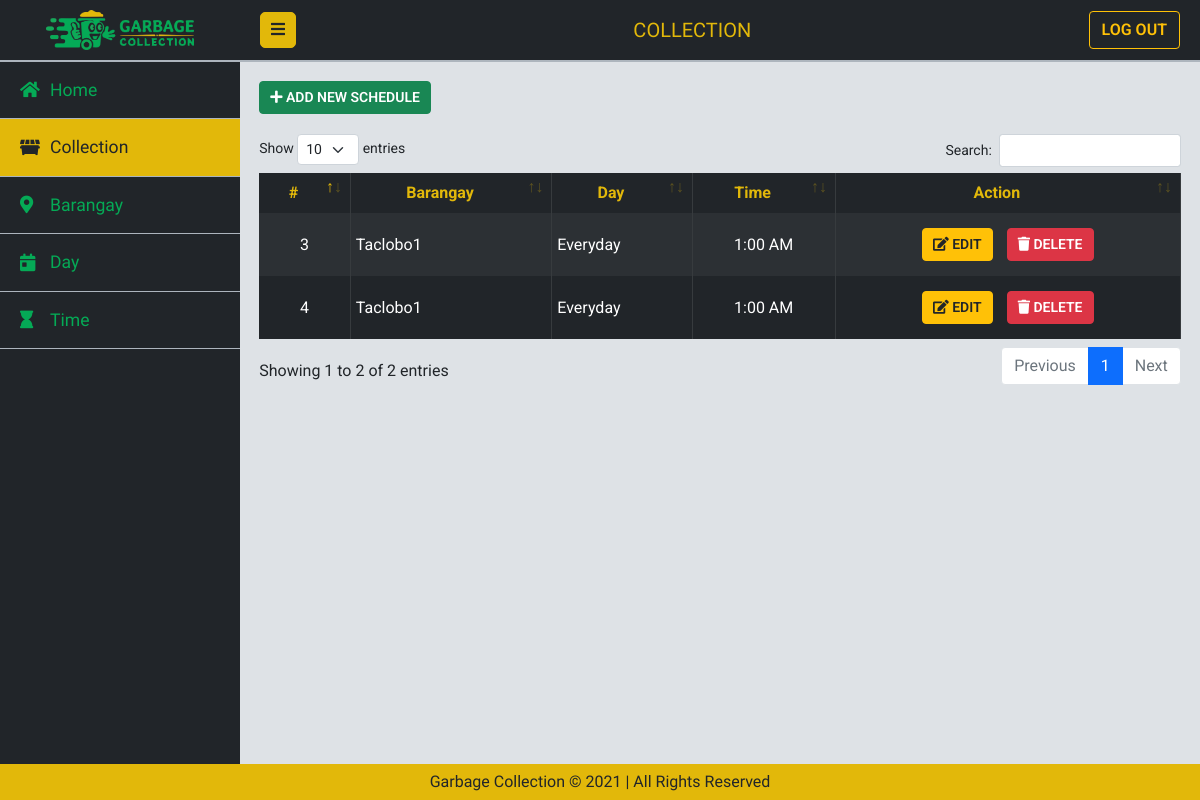
Page /admin/collection.php (signed in) on the committed database.
### tables this page shows
CREATE TABLE `collection` (
  `collection_id` int(11) NOT NULL,
  `collection_brgy` int(11) NOT NULL,
  `collection_day` int(11) NOT NULL,
  `collection_time` int(11) NOT NULL
);

CREATE TABLE `barangay` (
  `brgy_id` int(11) NOT NULL,
  `brgy_name` varchar(255) NOT NULL
);

CREATE TABLE `day` (
  `day_id` int(11) NOT NULL,
  `day_name` varchar(255) NOT NULL
);

CREATE TABLE `time` (
  `time_id` int(11) NOT NULL,
  `time_name` varchar(255) NOT NULL
);

### admin/collection.php (shortened to what this page needs)
<?php include_once("../app/config/dbconnect.php"); ?>
<?php include('../app/includes/admin/head.php'); ?>
<?php
$query = "SELECT
          t1.collection_id AS COLLECTION_ID,
          t2.brgy_id AS BARANGAY_ID,
          t2.brgy_name AS BARANGAY_NAME,
          t3.day_id AS DAY_ID,
          t3.day_name AS DAY_NAME,
          t4.time_id AS TIME_ID,
          t4.time_name AS TIME_NAME
          FROM collection t1
          INNER JOIN barangay t2 ON t1.collection_brgy = t2.brgy_id
          INNER JOIN day t3 ON t1.collection_day = t3.day_id
          INNER JOIN time t4 ON t1.collection_time = t4.time_id ORDER BY COLLECTION_ID;";
$result = $conn->query($query)
  or die($conn->error);
?>
<body>
  <main class="container-fluid" id="admin">
    <?php include('../app/includes/admin/sidebar.php'); ?>
    <div class="main-container" id="main-container">
      <div class="top-content">
        <?php include('../app/includes/admin/top-content.php'); ?>
      </div>
      <div class="hr bg-gray500"></div>
      <div class="main-content">
        <div class="collection">
          <div class="add-button">
            <button type="button" class="btn btn-success" data-bs-toggle="modal" data-bs-target="#addModal">
              <i class="fas fa-plus"></i>
              <span>ADD NEW SCHEDULE</span>
            </button>
            <?php include('../app/includes/admin/modal/addCollectionModal.php'); ?>
          </div>
          <div class="data-table container-fluid">
            <table id="data-table" class="table table-dark table-striped table-bordered">
              <thead>
                <tr>
                  <th>#</th>
                  <th>Barangay</th>
                  <th>Day</th>
                  <th>Time</th>
                  <th>Action</th>
                </tr>
              </thead>
              <tbody>
                <?php
                while ($row = $result->fetch_assoc()) :;
                  $cID = $row['COLLECTION_ID'];
                  $brgyName = $row['BARANGAY_NAME'];
                  $dayName = $row['DAY_NAME'];
                  $timeName = $row['TIME_NAME'];
                ?>
                  <tr>
                    <td class="center"><?php echo $cID; ?></td>
                    <td><?php echo $brgyName; ?></td>
                    <td><?php echo $dayName; ?></td>
                    <td class="center"><?php echo $timeName; ?></td>
                    <td class="center">
                      <button class="btn btn-warning" data-bs-toggle="modal" data-bs-target="#editModal<?php echo $cID; ?>">
                        <i class="fas fa-edit"></i>
                        <span>EDIT</span>
                      </button>
                      <?php include('../app/includes/admin/modal/editCollectionModal.php'); ?>
                      <button class="btn btn-danger" data-bs-toggle="modal" data-bs-target="#deleteModal<?php echo $cID; ?>">
                        <i class="fas fa-trash"></i>
                        <span>DELETE</span>
                      </button>
                    </td>
                  </tr>
                <?php endwhile; ?>
              </tbody>
            </table>
          </div>
        </div>
      </div>
  </main>
  <?php include('../app/includes/admin/footer.php'); ?>
</body>
</html>

### rows in the picture
collection: collection_id "3", barangay.brgy_name "Taclobo1", day.day_name "Everyday", time.time_name "1:00 AM"
collection: collection_id "4", barangay.brgy_name "Taclobo1", day.day_name "Everyday", time.time_name "1:00 AM"

### other values in the picture
$title "COLLECTION"
